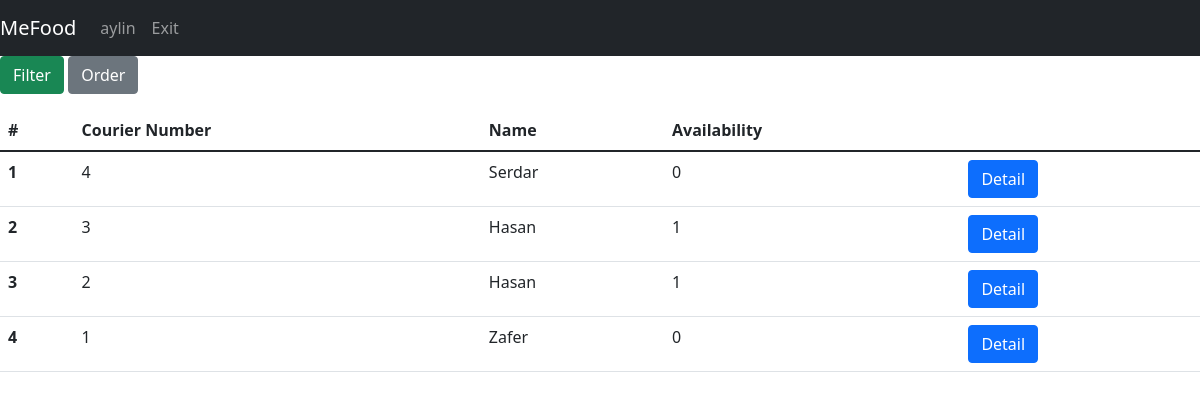
Screenshot of /couriers (signed in) with the database file from the repository.
### tables this page shows
CREATE TABLE couriers(id INTEGER PRIMARY KEY,name TEXT,is_available TEXT,lat REAL,lng, orderId int REFERENCES foodOrder(id) ON UPDATE CASCADE);

### app.py (the view)
@app.route("/couriers", methods=["GET", "POST"])
def allCouriers():
    with sqlite3.connect(DATABASE) as database:
        cursor = database.cursor()
    if request.method == "POST":
        if 'order' in request.form:
            orderBy = request.form['orderBy'].lower()
            if session["isFiltered"] == False:
                command = "SELECT id as Number, name as Name, is_available as Availability FROM couriers ORDER BY "+str(orderBy)
                cursor.execute(command)
                query = cursor.fetchall()
                session["filteredData"]["users"] = query
            else:
                df = pd.DataFrame(session["filteredData"]["couriers"],
                                  columns=['number', 'name','availability'])
                df = df.sort_values(by=orderBy)
                session["filteredData"]["couriers"] = df.values.tolist()
        if 'filter' in request.form:
            filtered_cols, expected_vals = [], []
            q = ""
            for c in request.form.keys():
                if request.form[c] != '' and request.form[c] != "filter":
                    if request.form[c] == "on":
                        filtered_cols.append("is_available")
                        expected_vals.append(1)
                    else:
                        filtered_cols.append(c)
                        expected_vals.append(request.form[c])
            if len(expected_vals) > 0:
                if filtered_cols[0] != "is_available":
                    q += filtered_cols[0]+" LIKE "+f"'%{expected_vals[0]}%'"
                else:
                    q += " is_available = 1"
                if len(expected_vals) > 1:
                    for index in range(1, len(expected_vals)):
                        if filtered_cols[index] != "is_available":
                            q += " and " + filtered_cols[index]+" LIKE " + f"'%{expected_vals[index]}%'"
                    if filtered_cols.count("is_available") > 0:
                        q += " and is_available = 1"
                command = "SELECT id as Number, name as Name, is_available as Availability FROM couriers WHERE "+q
                cursor.execute(command)
                query = cursor.fetchall()
                session["filteredData"]["couriers"] = query
            else:
                session["filteredData"] = getAllDbData(toGet=["couriers"])
            session["isFiltered"] = True
    else:
        session["filteredData"] = getAllDbData(toGet=["couriers"])
        session["isFiltered"] = False
    return render_template("admin/list_operations/list_couriers.html", username=session["username"], data=session["filteredData"])

### app.py (called while the page is built)
def getCouriers(cursor, limit=None):
    if limit != None:
        cursor.execute("SELECT id,name, is_available,lat,lng,orderId FROM couriers ORDER BY id DESC LIMIT ?", (limit,))
    else:
        cursor.execute("SELECT id,name, is_available,lat,lng,orderId FROM couriers ORDER BY id DESC")
    query = cursor.fetchall()
    return query

def getAllDbData(toGet, limit=None):
    with sqlite3.connect(DATABASE) as database:
        cursor = database.cursor()
    data = {}
    for entity in toGet:
        if entity == "couriers":
            data[entity] = getCouriers(cursor, limit)
        if entity == "users":
            data[entity] = getUsers(cursor, limit)
        if entity == "restaurant":
            data[entity] = getRestaurants(cursor, limit)
        if entity == "menu":
            data[entity] = getMenus(cursor, limit)
        if entity == "orders":
            data[entity] = getOrders(cursor, limit)
        if entity == "reviews":
            data[entity] = getReviews(cursor, limit)
        if entity == "extras":
            data[entity] = getExtras(cursor, limit)
        else:
            pass
    return data

### templates/admin/list_operations/list_couriers.html (shortened to what this page needs)
{% extends 'base.html' %}
{% block navbar %}
<nav class="navbar navbar-expand-lg navbar-dark bg-dark">
    <a class="navbar-brand" href="#">MeFood</a>
    <div class="collapse navbar-collapse" id="navbarNav">
        <ul class="navbar-nav">
          <li class="nav-item active"><a class="nav-link" href="/">{{username}}</a></li>
          <li class="nav-item active"><a class="nav-link" href="/exit">Exit</a></li>
        </ul>
    </div>
</nav>
{% endblock %}
{% block body %}
<p>
  <a class="btn btn-success" data-toggle="collapse" href="#filter" role="button" aria-expanded="false" aria-controls="filter">Filter</a>
  <button class="btn btn-secondary" type="button" data-toggle="collapse" data-target="#order" aria-expanded="false" aria-controls="order">Order</button>
</p>
<div>
    <table class="table">
      <thead class="thead-dark">
        <tr>
            <th scope="col">#</th>
            <th scope="col">Courier Number</th>
            <th scope="col">Name</th>
            <th scope="col">Availability</th>
            <th scope="col"></th>
        </tr>
      </thead>
      <tbody>
        {%for i in range(data["couriers"]|length)%}
                <tr>
                  <th scope="row">{{ i+1 }}</th>
                  <td>{{ data["couriers"][i][0] }}</td>
                  <td>{{ data["couriers"][i][1] }}</td>
                  <td>{{ data["couriers"][i][2] }}</td>
                  <td><a href="/courierDetail?courier={{ data["couriers"][i][0] }}" class="btn btn-primary">Detail</a></td>
                </tr>
        {%endfor%}
      </tbody>
    </table>
</div>
{% endblock %}

### rows the page displays
couriers: id "4", name "Serdar", is_available "0"
couriers: id "3", name "Hasan", is_available "1"
couriers: id "2", name "Hasan", is_available "1"
couriers: id "1", name "Zafer", is_available "0"

### other values shown
{{ username }} "aylin"
{{ i+1 }} "1" "2" "3" "4"
